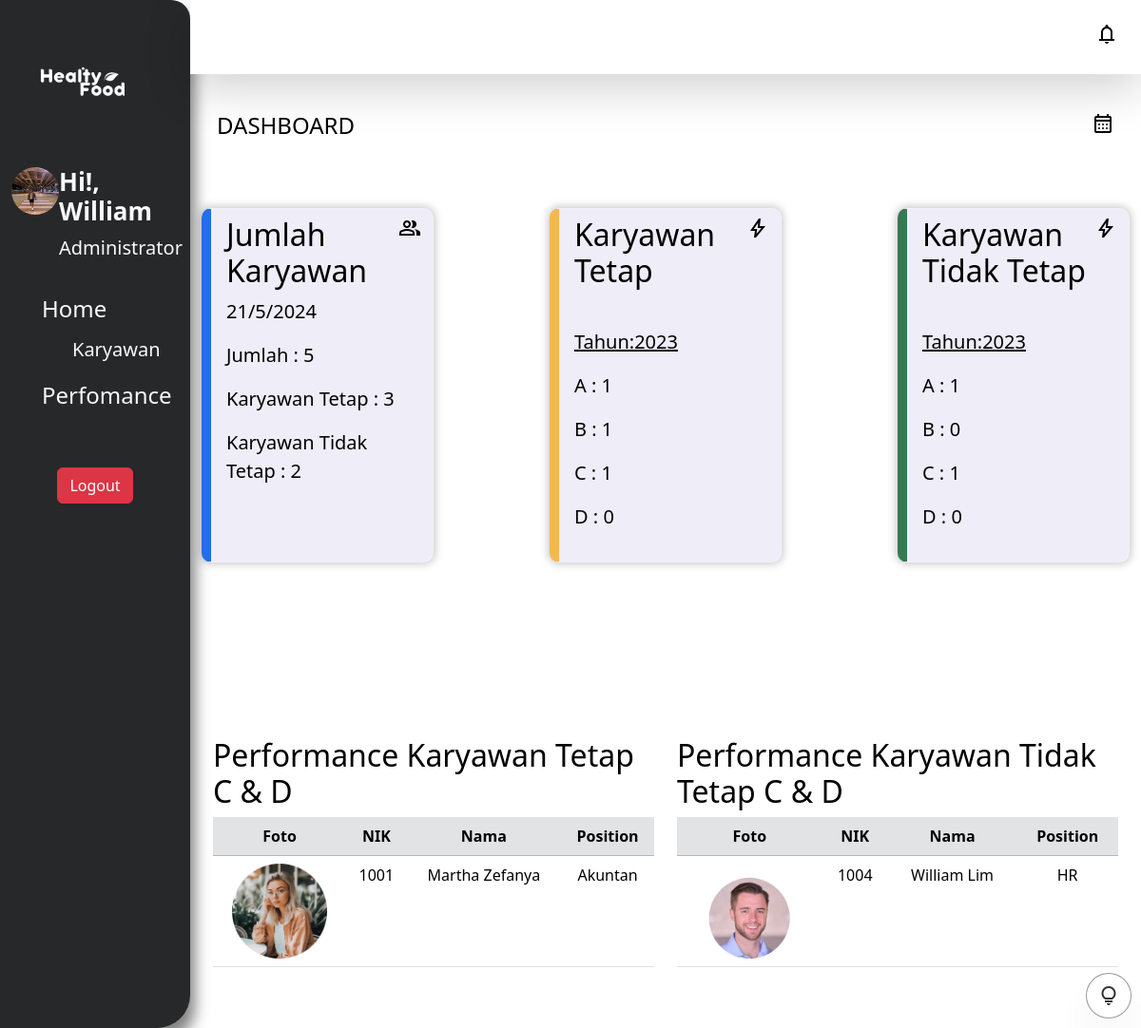
The app's page /Karyawan/home.php with its own data.
### tables this page shows
CREATE TABLE `performance` (
  `nik` int(8) NOT NULL,
  `foto` varchar(200) NOT NULL,
  `nama` varchar(200) NOT NULL,
  `status_kerja` enum('Tetap','Tidak Tetap') NOT NULL,
  `position` varchar(10) NOT NULL,
  `tgl_penilaian` date NOT NULL,
  `responsibility` decimal(10,2) NOT NULL,
  `teamwork` decimal(10,2) NOT NULL,
  `management_time` decimal(10,2) NOT NULL,
  `total` decimal(10,2) NOT NULL,
  `grade` varchar(3) NOT NULL
);

### Karyawan/Require/DataTabel.php (called while the page is built)
<?php
    include 'Require/connection.php';
    $sqlTetap = "SELECT COUNT(status_kerja) AS total_tetap FROM performance WHERE status_kerja = 'Tetap'";
    $resultTetap = mysqli_query($con, $sqlTetap);
    $dataTetap = mysqli_fetch_assoc($resultTetap);
    $totalTetap = $dataTetap['total_tetap'];
    $sqlTidakTetap = "SELECT COUNT(status_kerja) AS total_tidak_tetap FROM performance WHERE status_kerja = 'Tidak Tetap'";
    $resultTidakTetap = mysqli_query($con, $sqlTidakTetap);
    $dataTidakTetap = mysqli_fetch_assoc($resultTidakTetap);
    $totalTidakTetap = $dataTidakTetap['total_tidak_tetap'];
    ?>
<?php
    include 'Require/connection.php';
    $sqlA = "SELECT COUNT(grade) AS totalA FROM performance WHERE grade = 'A' AND status_kerja='Tetap'";
    $resultA = mysqli_query($con, $sqlA);
    $dataA = mysqli_fetch_assoc($resultA);
    $totalA = $dataA['totalA'];
    $sqlB = "SELECT COUNT(grade) AS totalB FROM performance WHERE grade = 'B' AND status_kerja='Tetap'";
    $resultB = mysqli_query($con, $sqlB);
    $dataB = mysqli_fetch_assoc($resultB);
    $totalB = $dataB['totalB'];
     $sqlC = "SELECT COUNT(grade) AS totalC FROM performance WHERE grade = 'C' AND status_kerja='Tetap'";
     $resultC = mysqli_query($con, $sqlC);
     $dataC = mysqli_fetch_assoc($resultC);
     $totalC = $dataC['totalC'];
    $sqlD = "SELECT COUNT(grade) AS totalD FROM performance WHERE grade = 'D' AND status_kerja='Tetap'";
    $resultD = mysqli_query($con, $sqlD);
    $dataD = mysqli_fetch_assoc($resultD);
    $totalD = $dataD['totalD'];
?>
<?php
    include 'Require/connection.php';
    $sqlA = "SELECT COUNT(grade) AS totalA FROM performance WHERE grade = 'A' AND status_kerja='Tidak Tetap'";
    $resultA = mysqli_query($con, $sqlA);
    $dataA = mysqli_fetch_assoc($resultA);
    $totalAtt = $dataA['totalA'];
    $sqlB = "SELECT COUNT(grade) AS totalB FROM performance WHERE grade = 'B' AND status_kerja='Tidak Tetap'";
    $resultB = mysqli_query($con, $sqlB);
    $dataB = mysqli_fetch_assoc($resultB);
    $totalBtt = $dataB['totalB'];
     $sqlC = "SELECT COUNT(grade) AS totalC FROM performance WHERE grade = 'C' AND status_kerja='Tidak Tetap'";
     $resultC = mysqli_query($con, $sqlC);
     $dataC = mysqli_fetch_assoc($resultC);
     $totalCtt = $dataC['totalC'];
    $sqlD = "SELECT COUNT(grade) AS totalD FROM performance WHERE grade = 'D' AND status_kerja='Tidak Tetap'";
    $resultD = mysqli_query($con, $sqlD);
    $dataD = mysqli_fetch_assoc($resultD);
    $totalDtt = $dataD['totalD'];
    ?>
<?php
    include 'Require/connection.php';
    $query = "SELECT COUNT(nik) AS total_records FROM performance";
    $resultTotal = mysqli_query($con, $query);
    $dataTotal = mysqli_fetch_assoc($resultTotal);
    $totalKaryawan = $dataTotal['total_records'];
?>

### Karyawan/home.php (the view, shortened to what this page needs)
<?php
    require('Require/DataTabel.php');
?>
<!doctype html>
<html lang="en" >
  <head>
    <link rel="stylesheet" href="css/style.css">
    <link href="https://cdn.jsdelivr.net/npm/bootstrap@5.3.2/dist/css/bootstrap.min.css" rel="stylesheet">
  </head>
  <body style="overflow-y:hidden;">
    <section class="container-fluid ">
        <div class="row" style="height: 100vh;" >
        <?php
            require('Require/SideBar.php');
        ?>
            <div class="col-md-9 col-xl-10 ">
                <?php
                require('Require/Header.php');
                ?>
                <main class="row custom-main  main overflow-y-auto" >
                    <div class="col-12   mt-4 d-flex justify-content-between">
                        <div class="p-3">
                            <h4>DASHBOARD</h4>
                        </div>
                        <div class="p-3">
                            <span class="material-symbols-outlined">
                            </span>
                        </div>
                    </div>
                    <div class="col-12  mb-5">
                        <div class="container custom-container-home-main ">
                            <div class="row row-cols-1 row-cols-xl-3 justify-content-between  ps-5 pe-5 ps-xl-0 pe-xl-0">
                                <div class="col col-xl-3 mb-4 cust-card d-flex flex-column justify-content-between pt-2 pb-3 ps-3 overflow-y-auto">
                                    <div class="d-flex justify-content-between">
                                        <h2>Jumlah Karyawan</h2>
                                        <span class="material-symbols-outlined">
                                        </span>
                                    </div>
                                    <div class="row justify-content-between">
                                        <div class="col-12">
                                            <p id="currentDate" class="fs-5"></p>
                                        </div>
                                        <div class="col-12">
                                            <p class="fs-5">Jumlah : <?= $totalKaryawan; ?></p>
                                        </div>
                                        <div class="col-12">
                                            <p class="fs-5">Karyawan Tetap : <?= $totalTetap; ?></p>
                                        </div>
                                        <div class="col-12">
                                            <p class="fs-5">Karyawan Tidak Tetap : <?= $totalTidakTetap; ?></p>
                                        </div>
                                        <div class="col-12">
                                            <br>
                                            <br>
                                        </div>
                                    </div>
                                </div>
                                <div class="col col-xl-3 mb-4 cust-card d-flex flex-column justify-content-between pt-2 pb-3 ps-3 overflow-y-auto">
                                    <div class="d-flex justify-content-between">
                                    <h2>Karyawan Tetap</h2>
                                        <span class="material-symbols-outlined">
                                        </span>
                                    </div>
                                    <div class="row justify-content-between">
                                        <div class="col-12">
                                            <p class="fs-5"><u>Tahun:2023</u></p>
                                        </div>
                                        <div class="col-12">
                                            <p class="fs-5">A : <?= $totalA; ?></p>
                                        </div>
                                        <div class="col-12">
                                            <p class="fs-5">B : <?= $totalB; ?></p>
                                        </div>
                                        <div class="col-12">
                                            <p class="fs-5">C : <?= $totalC; ?></p>
                                        </div>
                                        <div class="col-12">
                                            <p class="fs-5">D : <?= $totalD; ?></p>
                                        </div>
                                    </div>
                                </div>
                                <div class="col col-xl-3 mb-4 cust-card d-flex flex-column justify-content-between pt-2 pb-3 ps-3 overflow-y-auto">
                                    <div class="d-flex justify-content-between">
                                        <h2>Karyawan Tidak Tetap</h2>
                                        <span class="material-symbols-outlined">
                                        </span>
                                    </div>
                                    <div class="row justify-content-between">
                                        <div class="col-12">
                                            <p class="fs-5"><u>Tahun:2023</u></p>
                                        </div>
                                        <div class="col-12">
                                            <p class="fs-5">A : <?= $totalAtt; ?></p>
                                        </div>
                                        <div class="col-12">
                                            <p class="fs-5">B : <?= $totalBtt; ?></p>
                                        </div>
                                        <div class="col-12">
                                            <p class="fs-5">C : <?= $totalCtt; ?></p>
                                        </div>
                                        <div class="col-12">
                                            <p class="fs-5">D : <?= $totalDtt; ?></p>
                                        </div>
                                    </div>
                                </div>
                            </div>
                        </div>
                    </div>
                    <div class="col-12  mt-3">
                        <div class="container custom-container-home-main ">
                             <div class="row overflow-x-auto">
                                <div class="col ">
                                    <h2>Performance Karyawan Tetap C & D</h2>
                                    <table class="table table-hover text-center">
                                        <tr class="text-center" id="custom-theader">
                                            <th class="table-secondary" >Foto</th>
                                            <th class="table-secondary" >NIK</th>
                                            <th class="table-secondary" >Nama</th>
                                            <th class="table-secondary" >Position</th>
                                        </tr>
                                        <?php
                                            require('Require/connection.php');
                                            $sql = 'SELECT foto, nik, nama, position FROM performance WHERE status_kerja = "Tetap" AND grade IN ("C", "D")';
                                            $result = mysqli_query($con, $sql);
                                            if (mysqli_num_rows($result) > 0) {
                                                while ($data = mysqli_fetch_assoc($result)) {
                                                    ?>
                                                    <tr>
                                                        <td><?= "<img src='image/" . $data['foto'] . "' width='100' height='100' title='" . $data['nik'] . "'/>"; ?></td>
                                                        <td><?= $data['nik']; ?></td>
                                                        <td><?= $data['nama']; ?></td>
                                                        <td><?= $data['position']; ?></td>
                                                    </tr>
                                                    <?php
                                                }
                                            } else {
                                                ?>
                                                    <tr>
                                                        <td colspan="4" align="center"><i>Data Belum Ada</i></td>
                                                    </tr>
                                            <?php
                                            }
                                            ?>
                                    </table>
                                </div>
                                <div class="col ">
                                <h2>Performance Karyawan Tidak Tetap C & D</h2>
                                    <table class="table table-hover text-center">
                                        <tr class="text-center">
                                            <th class="table-secondary">Foto</th>
                                            <th class="table-secondary">NIK</th>
                                            <th class="table-secondary">Nama</th>
                                            <th class="table-secondary">Position</th>
                                        </tr>
                                        <?php
                                            require('Require/connection.php');
                                            $sql = 'SELECT foto, nik, nama, position FROM performance WHERE status_kerja = "Tidak Tetap" AND grade IN ("C", "D")';
                                            $result = mysqli_query($con, $sql);
                                            if (mysqli_num_rows($result) > 0) {
                                                while ($data = mysqli_fetch_assoc($result)) {
                                                    ?>
                                                    <tr>
                                                        <td><?= "<img src='image/" . $data['foto'] . "' width='100' height='100' title='" . $data['nik'] . "'/>"; ?></td>
                                                        <td><?= $data['nik']; ?></td>
                                                        <td><?= $data['nama']; ?></td>
                                                        <td><?= $data['position']; ?></td>
                                                    </tr>
                                                    <?php
                                                }
                                            } else {
                                                ?>
                                                    <tr>
                                                        <td colspan="4" align="center"><i>Data Belum Ada</i></td>
                                                    </tr>
                                            <?php
                                            }
                                            ?>
                                    </table>
                                </div>
                             </div>
                        </div>
                    </div>
                </main>
            </div>
        </div>
    </section>
    <button class="custom-theme" onclick="toggleTheme()" id="theme">
        <span class="material-symbols-outlined" id="theme-icon">lightbulb</span>
    </button>
  </body>
</html>

### Karyawan/css/style.css (style rules this page uses)
:root { --background-light: #ffffff; --background-dark: #232426; --text-light: #000000; --text-dark: #ffffff; --card-light: #efedf7; --card-dark: #2f3030; --table-light:#dae1f5; --table-dark:#2f3030; }
* { padding: 0; margin: 0; }
body { font-family: 'Poppins', sans-serif; }
body[data-bs-theme="light"], body[data-bs-theme="dark"] { transition: background-color 0.3s, color 0.5s; }
.main { max-height: calc(100vh - 50px); overflow-y: auto; }
.custom-main { position:relative; }
.custom-container-home-main { margin:30px 70px; padding:18px 26px; }
.cust-card { max-width: 300px; min-height: 200px; max-width: 500px; border: 1px solid rgba(255, 255, 255, .25); border-radius: 10px; box-shadow: 0 0 10px 1px rgba(0, 0, 0, 0.25); backdrop-filter: blur(15px); }
.cust-card:first-child { border-left: 10px solid #246dec; }
.cust-card:nth-child(2) { border-left: 10px solid #f5b74f; }
.cust-card:nth-child(3) { border-left: 10px solid #367952; }
.custom-theme { background-color: white; color: black; }
.custom-theme { position:fixed; bottom: 10px; right: 10px; background:white; width: 3rem; height: 3rem; opacity: 0.8; border-radius: 50%; backdrop-filter: blur(10px); border: 1px solid rgba(0, 0, 0, 0.5); box-shadow: 0 25px 50px -12px rgb(0 0 0 / 0.25); display:flex; align-items: center; justify-content: center; transition-property: all; transition-timing-function: cubic-bezier(0.4, 0, 0.2, 1); transition-duration: 150ms; }

### records on screen
performance: foto (picture), nik "1001", nama "Martha Zefanya", position "Akuntan"
performance: foto (picture), nik "1004", nama "William Lim", position "HR"

### other values on screen
$totalKaryawan "5"
$totalTetap "3"
$totalTidakTetap "2"
$totalA "1"
$totalB "1"
$totalC "1"
$totalD "0"
$totalAtt "1"
$totalBtt "0"
$totalCtt "1"
$totalDtt "0"
